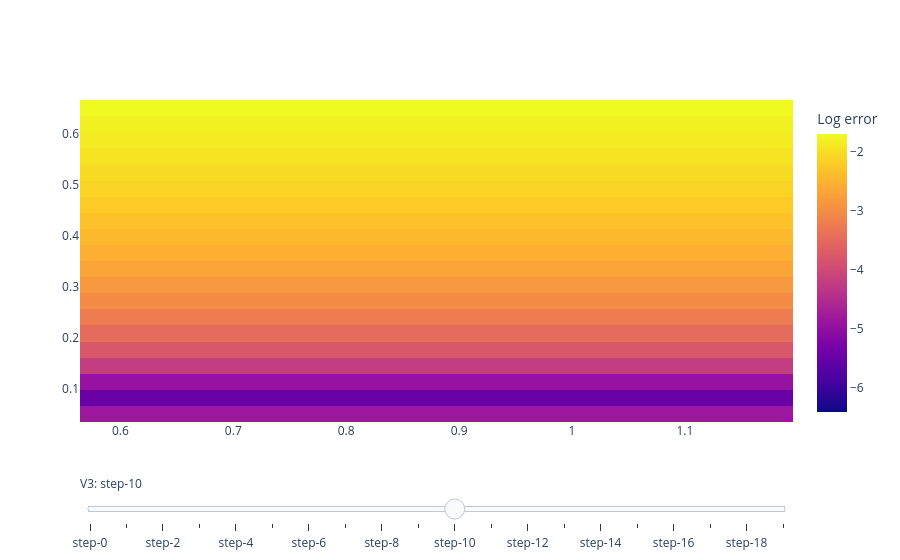

Notebook code for this chart:
### Code cell
import numpy as np
import plotly.graph_objects as go

sweep_idx = 2  # 0, 1, or 2
other_idxs = [i for i in range(3) if i != sweep_idx]
x, y = np.transpose(coords)[other_idxs]
z = np.transpose(coords)[sweep_idx]
values = np.log(planes)
z_values = z
z_min, z_max = np.min(z_values), np.max(z_values)
frames = []
steps = []

# Create figure
fig = go.Figure()

# Add traces, one for each slider step
for step in sweep_ranges[sweep_idx]:
    visible_points = np.isclose(z, step)
    fig.add_trace(
        go.Heatmap(
            x=x[visible_points],
            y=y[visible_points],
            z=values[visible_points],
            name=f"Slice at {step:.2f}",
            visible=False,
            coloraxis='coloraxis'
        )
    )

fig.data[0].visible = True

# Create and add slider
steps = []
for i in range(len(fig.data)):
    step = dict(
        method="update",
        args=[{"visible": [False] * len(fig.data)},]
            #   {"title": "Slider switched to step: " + str(i)}],  # layout attribute
    )
    step["args"][0]["visible"][i] = True  # Toggle i'th trace to "visible"
    steps.append(step)

sliders = [dict(
    active=10,
    currentvalue={"prefix": f"V{sweep_idx + 1}: "},
    pad={"t": 50},
    steps=steps
)]

fig.update_layout(
    sliders=sliders,
    coloraxis = dict(
        colorbar=dict(title="Log error",),
        cmin=np.min(values), 
        cmax=np.max(values),
        ),
)

fig.show()

### Figure 1 — Plotly figure (JSON) as saved in the notebook; plotly's stock layout.template omitted (floating-point values rounded to 4 significant figures; data arrays with more than 128 entries replaced by an {"elided": "..."} marker saying what was removed)
{"data": [{"coloraxis": "coloraxis", "name": "Slice at 0.70", "type": "heatmap", "visible": true, "x": {"elided": "400 float values"}, "y": {"elided": "400 float values"}, "z": {"elided": "400 float values"}}, {"coloraxis": "coloraxis", "name": "Slice at 0.73", "type": "heatmap", "visible": false, "x": {"elided": "400 float values"}, "y": {"elided": "400 float values"}, "z": {"elided": "400 float values"}}, {"coloraxis": "coloraxis", "name": "Slice at 0.76", "type": "heatmap", "visible": false, "x": {"elided": "400 float values"}, "y": {"elided": "400 float values"}, "z": {"elided": "400 float values"}}, {"coloraxis": "coloraxis", "name": "Slice at 0.79", "type": "heatmap", "visible": false, "x": {"elided": "400 float values"}, "y": {"elided": "400 float values"}, "z": {"elided": "400 float values"}}, {"coloraxis": "coloraxis", "name": "Slice at 0.83", "type": "heatmap", "visible": false, "x": {"elided": "400 float values"}, "y": {"elided": "400 float values"}, "z": {"elided": "400 float values"}}, {"coloraxis": "coloraxis", "name": "Slice at 0.86", "type": "heatmap", "visible": false, "x": {"elided": "400 float values"}, "y": {"elided": "400 float values"}, "z": {"elided": "400 float values"}}, {"coloraxis": "coloraxis", "name": "Slice at 0.89", "type": "heatmap", "visible": false, "x": {"elided": "400 float values"}, "y": {"elided": "400 float values"}, "z": {"elided": "400 float values"}}, {"coloraxis": "coloraxis", "name": "Slice at 0.92", "type": "heatmap", "visible": false, "x": {"elided": "400 float values"}, "y": {"elided": "400 float values"}, "z": {"elided": "400 float values"}}, {"coloraxis": "coloraxis", "name": "Slice at 0.95", "type": "heatmap", "visible": false, "x": {"elided": "400 float values"}, "y": {"elided": "400 float values"}, "z": {"elided": "400 float values"}}, {"coloraxis": "coloraxis", "name": "Slice at 0.98", "type": "heatmap", "visible": false, "x": {"elided": "400 float values"}, "y": {"elided": "400 float values"}, "z": {"elided": "400 float values"}}, {"coloraxis": "coloraxis", "name": "Slice at 1.02", "type": "heatmap", "visible": false, "x": {"elided": "400 float values"}, "y": {"elided": "400 float values"}, "z": {"elided": "400 float values"}}, {"coloraxis": "coloraxis", "name": "Slice at 1.05", "type": "heatmap", "visible": false, "x": {"elided": "400 float values"}, "y": {"elided": "400 float values"}, "z": {"elided": "400 float values"}}, {"coloraxis": "coloraxis", "name": "Slice at 1.08", "type": "heatmap", "visible": false, "x": {"elided": "400 float values"}, "y": {"elided": "400 float values"}, "z": {"elided": "400 float values"}}, {"coloraxis": "coloraxis", "name": "Slice at 1.11", "type": "heatmap", "visible": false, "x": {"elided": "400 float values"}, "y": {"elided": "400 float values"}, "z": {"elided": "400 float values"}}, {"coloraxis": "coloraxis", "name": "Slice at 1.14", "type": "heatmap", "visible": false, "x": {"elided": "400 float values"}, "y": {"elided": "400 float values"}, "z": {"elided": "400 float values"}}, {"coloraxis": "coloraxis", "name": "Slice at 1.17", "type": "heatmap", "visible": false, "x": {"elided": "400 float values"}, "y": {"elided": "400 float values"}, "z": {"elided": "400 float values"}}, {"coloraxis": "coloraxis", "name": "Slice at 1.21", "type": "heatmap", "visible": false, "x": {"elided": "400 float values"}, "y": {"elided": "400 float values"}, "z": {"elided": "400 float values"}}, {"coloraxis": "coloraxis", "name": "Slice at 1.24", "type": "heatmap", "visible": false, "x": {"elided": "400 float values"}, "y": {"elided": "400 float values"}, "z": {"elided": "400 float values"}}, {"coloraxis": "coloraxis", "name": "Slice at 1.27", "type": "heatmap", "visible": false, "x": {"elided": "400 float values"}, "y": {"elided": "400 float values"}, "z": {"elided": "400 float values"}}, {"coloraxis": "coloraxis", "name": "Slice at 1.30", "type": "heatmap", "visible": false, "x": {"elided": "400 float values"}, "y": {"elided": "400 float values"}, "z": {"elided": "400 float values"}}], "layout": {"coloraxis": {"cmax": -1.697, "cmin": -6.418, "colorbar": {"title": {"text": "Log error"}}}, "sliders": [{"active": 10, "currentvalue": {"prefix": "V3: "}, "pad": {"t": 50}, "steps": [{"args": [{"visible": [true, false, false, false, false, false, false, false, false, false, false, false, false, false, false, false, false, false, false, false]}], "method": "update"}, {"args": [{"visible": [false, true, false, false, false, false, false, false, false, false, false, false, false, false, false, false, false, false, false, false]}], "method": "update"}, {"args": [{"visible": [false, false, true, false, false, false, false, false, false, false, false, false, false, false, false, false, false, false, false, false]}], "method": "update"}, {"args": [{"visible": [false, false, false, true, false, false, false, false, false, false, false, false, false, false, false, false, false, false, false, false]}], "method": "update"}, {"args": [{"visible": [false, false, false, false, true, false, false, false, false, false, false, false, false, false, false, false, false, false, false, false]}], "method": "update"}, {"args": [{"visible": [false, false, false, false, false, true, false, false, false, false, false, false, false, false, false, false, false, false, false, false]}], "method": "update"}, {"args": [{"visible": [false, false, false, false, false, false, true, false, false, false, false, false, false, false, false, false, false, false, false, false]}], "method": "update"}, {"args": [{"visible": [false, false, false, false, false, false, false, true, false, false, false, false, false, false, false, false, false, false, false, false]}], "method": "update"}, {"args": [{"visible": [false, false, false, false, false, false, false, false, true, false, false, false, false, false, false, false, false, false, false, false]}], "method": "update"}, {"args": [{"visible": [false, false, false, false, false, false, false, false, false, true, false, false, false, false, false, false, false, false, false, false]}], "method": "update"}, {"args": [{"visible": [false, false, false, false, false, false, false, false, false, false, true, false, false, false, false, false, false, false, false, false]}], "method": "update"}, {"args": [{"visible": [false, false, false, false, false, false, false, false, false, false, false, true, false, false, false, false, false, false, false, false]}], "method": "update"}, {"args": [{"visible": [false, false, false, false, false, false, false, false, false, false, false, false, true, false, false, false, false, false, false, false]}], "method": "update"}, {"args": [{"visible": [false, false, false, false, false, false, false, false, false, false, false, false, false, true, false, false, false, false, false, false]}], "method": "update"}, {"args": [{"visible": [false, false, false, false, false, false, false, false, false, false, false, false, false, false, true, false, false, false, false, false]}], "method": "update"}, {"args": [{"visible": [false, false, false, false, false, false, false, false, false, false, false, false, false, false, false, true, false, false, false, false]}], "method": "update"}, {"args": [{"visible": [false, false, false, false, false, false, false, false, false, false, false, false, false, false, false, false, true, false, false, false]}], "method": "update"}, {"args": [{"visible": [false, false, false, false, false, false, false, false, false, false, false, false, false, false, false, false, false, true, false, false]}], "method": "update"}, {"args": [{"visible": [false, false, false, false, false, false, false, false, false, false, false, false, false, false, false, false, false, false, true, false]}], "method": "update"}, {"args": [{"visible": [false, false, false, false, false, false, false, false, false, false, false, false, false, false, false, false, false, false, false, true]}], "method": "update"}]}]}}
